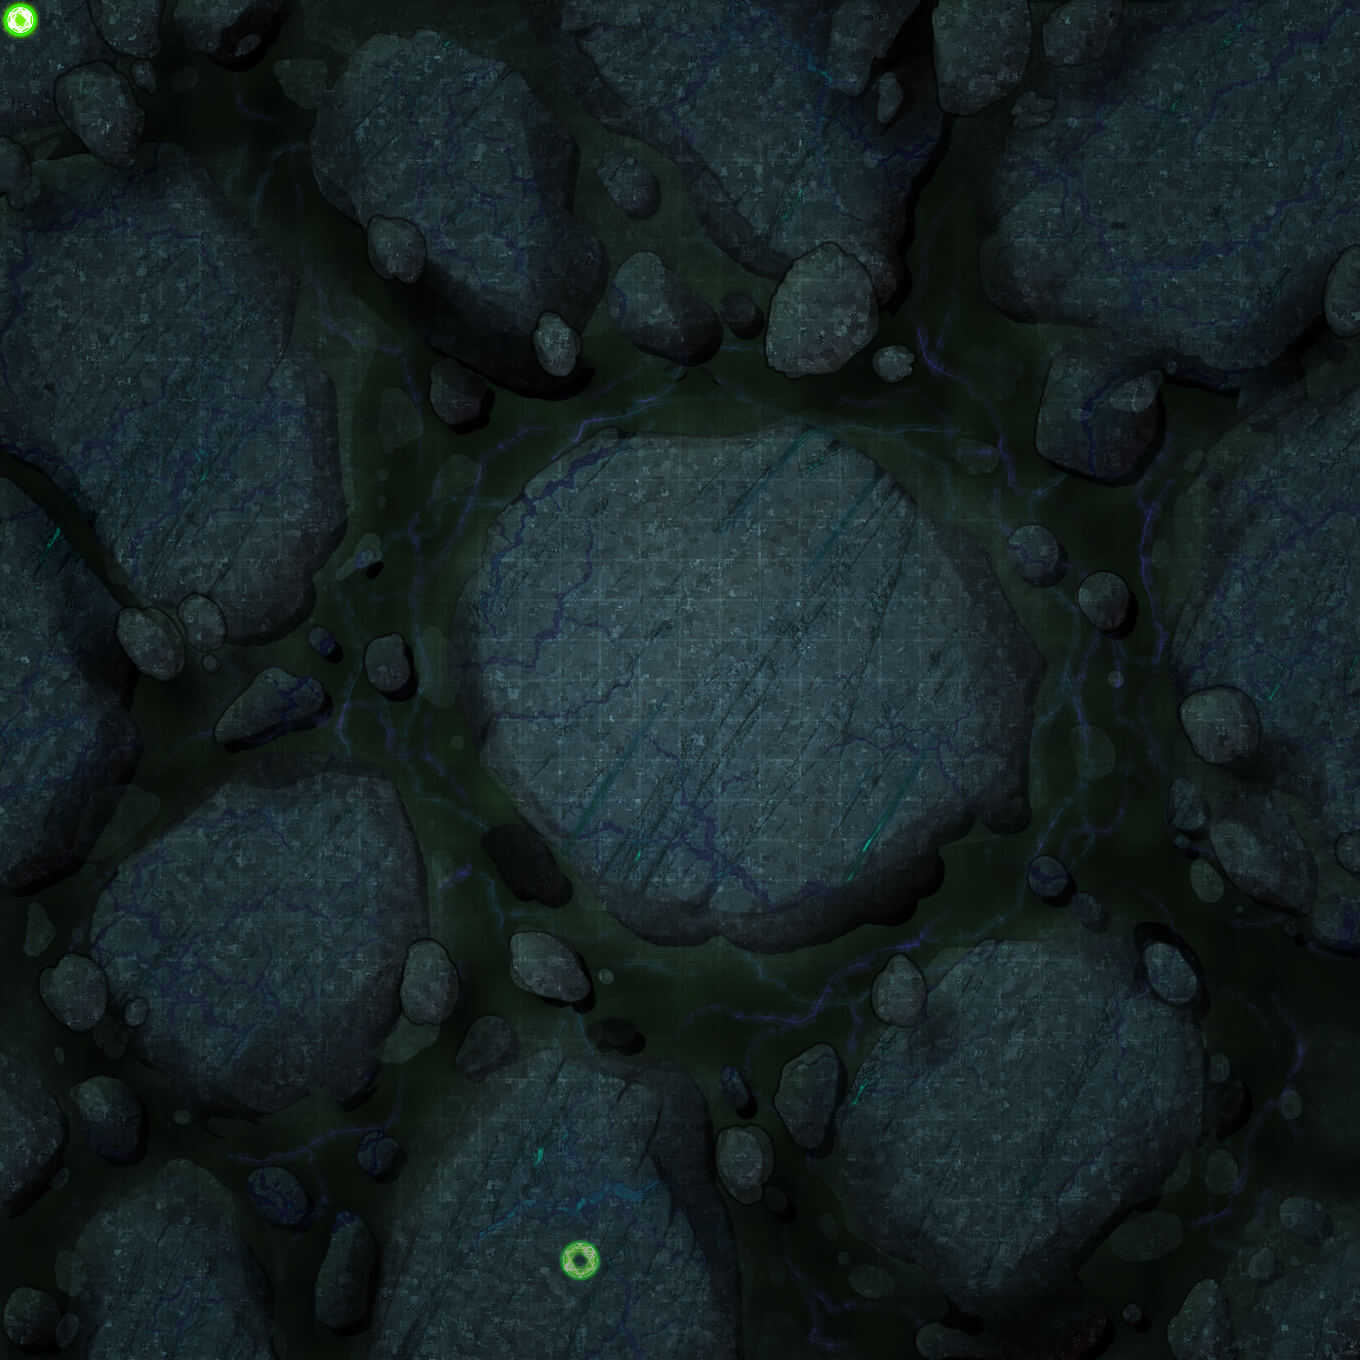

A 2D game scene composited from a Tiled map and its tileset images. What follows is a short description and the map's XML, with each tile layer's data collapsed to a summary:
An orthogonal 34x34 tile map with 40x40 px tiles, 4 tile layers (mapLayer, objLayer, flagLayer, playerLayer), 2 tilesets.

<map version="1.0" orientation="orthogonal" renderorder="left-up" width="34" height="34" tilewidth="40" tileheight="40" nextobjectid="1">
 <tileset firstgid="1" name="landmark" tilewidth="40" tileheight="40" tilecount="100">
  <image source="landmark.png" width="400" height="400" />
 </tileset>
 <tileset firstgid="101" name="map22" tilewidth="40" tileheight="40" tilecount="1156">
  <image source="map22.jpg" width="1360" height="1360" />
 </tileset>
 <layer name="mapLayer" width="34" height="34">
  <data>[1156 cells, 1156 non-empty, 1156 distinct tile ids]</data>
 </layer>
 <layer name="objLayer" width="34" height="34">
  <data>[1156 cells, 1 non-empty, 1 distinct tile ids]</data>
 </layer>
 <layer name="flagLayer" width="34" height="34">
  <data>[1156 cells, 1 non-empty, 1 distinct tile ids]</data>
 </layer>
 <layer name="playerLayer" width="34" height="34">
  <data>[1156 cells, 1 non-empty, 1 distinct tile ids]</data>
 </layer>
</map>
